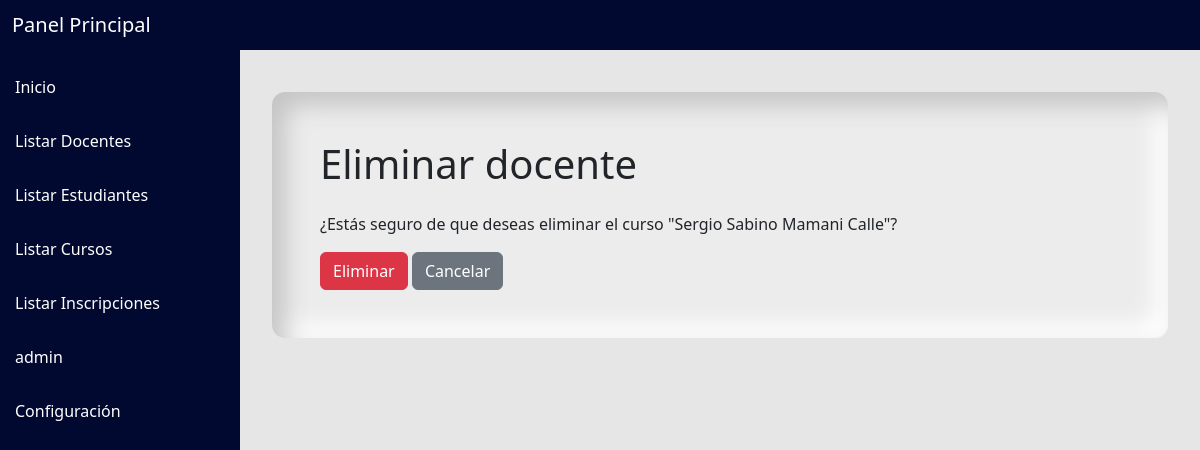
The page /eliminar_docente/1/ on the database its author committed.
### curso/models.py (models this page shows, shortened)
class Docente(models.Model):
    TITULO = [
        ('Lic.', 'Licenciatura'),
        ('Ing.', 'Ingeniería'),
        ('Mtra.', 'Maestría'),
        ('Dr.', 'Doctorado'),
    ]
    usuario_d = models.OneToOneField(User, on_delete=models.CASCADE)
    imagen_d = models.ImageField(upload_to='docente', null=True, blank=True)
    especialidad = models.CharField(max_length=100)
    titulo = models.CharField(max_length=10, choices=TITULO)

### curso/views.py (the view)
# urls.py: path('eliminar_docente/<int:id>/', views.eliminar_Docente, name='eliminar_docente'),
def eliminar_Docente(request, id):
    docente = get_object_or_404(Docente, id=id)
    if request.method == 'POST':
        docente.delete()
        return redirect('listar_docentes')
    return render(request, 'docentes/eliminar_docente.html', {'docente': docente})

### curso/templates/docentes/eliminar_docente.html (shortened to what this page needs)
{% extends 'base.html' %}
{% load crispy_forms_tags %}
{% block content %}
<section class="pt-5 pb-5 container">
    <br>
    <div class="contenido p-5">
        <h1 class="text-start pb-3">Eliminar docente</h1>
        <p>¿Estás seguro de que deseas eliminar el curso "{{ docente.usuario_d.first_name }} {{ docente.usuario_d.last_name }}"?</p>
        <form method="post">
            <button class="btn btn-danger" type="submit">Eliminar</button>
            <a class="btn btn-secondary" href="{% url 'listar_docentes' %}">Cancelar</a>
        </form>
    </div>
</section>
{% endblock %}

### static/css/style.css (style rules this page uses)
body { background: rgb(230, 230, 230); }
.contenido { border-radius: 13px; background: #ececec; box-shadow: inset 13px 13px 24px #c4c4c4, inset -13px -13px 24px #ffffff; }
body { overflow-x: hidden; }

### rows shown on the page
Docente: usuario_d.first_name "Sergio Sabino", usuario_d.last_name "Mamani Calle"
